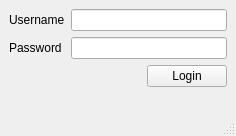
<?xml version="1.0" encoding="UTF-8"?>
<ui version="4.0">
 <class>LoginForm</class>
 <widget class="QMainWindow" name="LoginForm">
  <property name="geometry">
   <rect>
    <x>0</x>
    <y>0</y>
    <width>236</width>
    <height>136</height>
   </rect>
  </property>
  <property name="windowTitle">
   <string>LoginForm</string>
  </property>
  <widget class="QWidget" name="centralwidget">
   <layout class="QFormLayout" name="formLayout">
    <item row="0" column="0">
     <widget class="QLabel" name="label">
      <property name="text">
       <string>Username</string>
      </property>
     </widget>
    </item>
    <item row="0" column="1">
     <widget class="QLineEdit" name="lineEdit"/>
    </item>
    <item row="1" column="0">
     <widget class="QLabel" name="label_2">
      <property name="text">
       <string>Password</string>
      </property>
     </widget>
    </item>
    <item row="1" column="1">
     <widget class="QLineEdit" name="lineEdit_2"/>
    </item>
    <item row="2" column="0">
     <spacer name="horizontalSpacer">
      <property name="orientation">
       <enum>Qt::Horizontal</enum>
      </property>
      <property name="sizeHint" stdset="0">
       <size>
        <width>40</width>
        <height>20</height>
       </size>
      </property>
     </spacer>
    </item>
    <item row="2" column="1">
     <layout class="QHBoxLayout" name="horizontalLayout">
      <item>
       <spacer name="horizontalSpacer_2">
        <property name="orientation">
         <enum>Qt::Horizontal</enum>
        </property>
        <property name="sizeHint" stdset="0">
         <size>
          <width>40</width>
          <height>20</height>
         </size>
        </property>
       </spacer>
      </item>
      <item>
       <widget class="QPushButton" name="pushButton">
        <property name="text">
         <string>Login</string>
        </property>
       </widget>
      </item>
     </layout>
    </item>
   </layout>
  </widget>
  <widget class="QMenuBar" name="menubar">
   <property name="geometry">
    <rect>
     <x>0</x>
     <y>0</y>
     <width>236</width>
     <height>22</height>
    </rect>
   </property>
  </widget>
  <widget class="QStatusBar" name="statusbar"/>
 </widget>
 <tabstops>
  <tabstop>lineEdit</tabstop>
  <tabstop>lineEdit_2</tabstop>
  <tabstop>pushButton</tabstop>
 </tabstops>
 <resources/>
 <connections/>
</ui>
